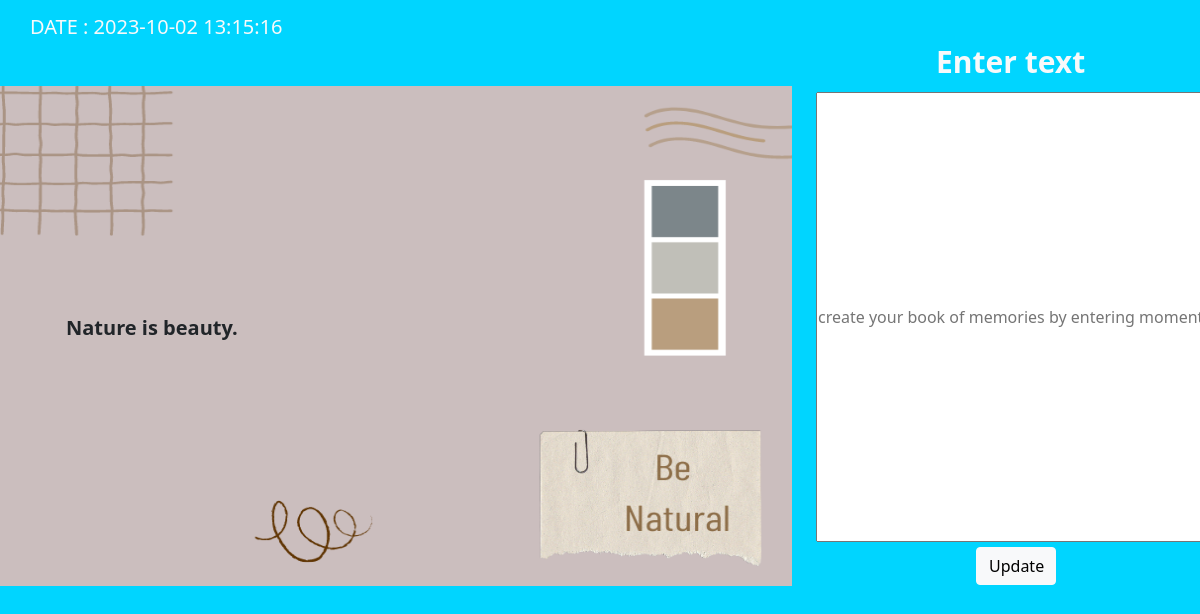
Screenshot of /template_view.php?product=1 (signed in) with the database file from the repository.
### tables this page shows
CREATE TABLE `text` (
  `id` int(11) NOT NULL,
  `user_id` int(255) NOT NULL,
  `desp` varchar(300) NOT NULL,
  `product_id` int(11) NOT NULL,
  `text_date` timestamp NOT NULL DEFAULT current_timestamp() ON UPDATE current_timestamp()
);

CREATE TABLE `templates` (
  `product_id` int(11) NOT NULL,
  `product_title` varchar(255) NOT NULL,
  `product_desc` varchar(255) NOT NULL,
  `product_keyword` varchar(255) NOT NULL,
  `category_id` int(11) NOT NULL,
  `product_image` varchar(255) NOT NULL,
  `dates` timestamp NOT NULL DEFAULT current_timestamp() ON UPDATE current_timestamp(),
  `status` varchar(255) NOT NULL
);

### template_view.php (the view, shortened to what this page needs)
<?php
include('./includes/db.php');
?>
<!DOCTYPE html>
<html lang="en">
<head>
    <link href="https://cdn.jsdelivr.net/npm/bootstrap@5.1.3/dist/css/bootstrap.min.css" rel="stylesheet"
>
    <link rel="stylesheet" href="https://cdnjs.cloudflare.com/ajax/libs/font-awesome/6.4.0/css/all.min.css"
 />
    <link rel="stylesheet" href="./style.css">
</head>
<body>
<h1 class='date text-light mb-0'>DATE : <?php
if(isset($_SESSION['username'])){
    $product_id=$_GET['product'];
    $name=$_SESSION['username'];
    $user_qry="SELECT * from user_table where user_name='$name'";
    $res_user_qry=mysqli_query($con,$user_qry);
    $user_data=mysqli_fetch_assoc($res_user_qry);
    $user_id=$user_data['user_id'];
    if($res_user_qry){
        $date_qry="SELECT * from text where user_id=$user_id and product_id=$product_id";
        $res_date_qry=mysqli_query($con,$date_qry);
        $text_data=mysqli_fetch_assoc($res_date_qry);
        if($text_data>0){
            $textdate=$text_data['text_date'];
            echo $textdate;
        }
        else{
            echo " ";
        }
    }
}
?></h1>
    <div class="row d-flex mt-0">
        <div class="one col-md-8 ">
            <?php
            if(isset($_GET['product'])){
                 $product_id=$_GET['product'];
                 $qry1="select * from templates where product_id=$product_id";
                 $res_qry1=mysqli_query($con,$qry1);
                 $row_data2=mysqli_fetch_assoc($res_qry1);
                 $image=$row_data2['product_image'];
                 if(isset($_SESSION['username'])){
                    $uname=$_SESSION['username'];
                    $user_qry="SELECT * from user_table where user_name='$uname'";
                    $res_user_qry=mysqli_query($con,$user_qry);
                    $user_data=mysqli_fetch_assoc($res_user_qry);
                    $user_id=$user_data['user_id'];
                    $qry="SELECT * from text where product_id=$product_id and user_id=$user_id";
                    $res_qry=mysqli_query($con,$qry);
                    $row_data1=mysqli_fetch_assoc($res_qry);
                    $num=mysqli_num_rows($res_qry);
                    if($num==1){
                        $data=$row_data1['desp'];
                       echo  "<img src='./images/$image' width='820px'
                        height='500px' alt=''>
                        <p class='data'>$data</p>";
                    }
                    else{
                        echo "<img src='./images/$image' width='800px'
                        height='500px' alt=''>";
                    }
                }
                else{
                    echo "<img src='./images/$image' width='800px'
                    height='500px' alt=''>";
                }
        }
            ?>
        </div>
        <div class="col-md-4">
            <form action="" method="post">
                <div class="form-outline">
                    <label for="text" class="text form-label text-light" >Enter text</label><br>
                    <input type="text" class="two form-input" id ="text" name="text"
                    placeholder="create your book of memories by entering moments...">
                </div>
                <div class="form-outline  m-auto w-100 d-flex mb-5">
                <?php
                    if(isset($_SESSION['username'])){
                        $uname=$_SESSION['username'];
                        $user_qry="SELECT * from user_table where user_name='$uname'";
                        $res_user_qry=mysqli_query($con,$user_qry);
                        $user_data=mysqli_fetch_assoc($res_user_qry);
                        $user_id=$user_data['user_id'];
                        $qry="SELECT * from text where product_id=$product_id and user_id=$user_id";
                        $res_qry=mysqli_query($con,$qry);
                        $num=mysqli_num_rows($res_qry);
                        if($num==0){
                            echo "<input type='submit' name='go' value='Go' style='margin-left:160px;width:80px;'
                            class='btn btn-light' required='required'>";
                        }
                        else{
                            echo "<input type='submit' name='update' value='Update' style='margin-left:160px;width:80px;'
                            class='btn btn-light' required='required'>";
                        }
                    }
                    else{
                            echo "<input type='submit' name='go' value='Go' style='margin-left:160px;width:80px;'
                            class='btn btn-light' required='required'>";
                    }
                ?>
        </div>
            </form>
        </div>
    </div>
</body>
</html>

### style.css (style rules this page uses)
* { padding:0; margin:0; box-sizing: border-box; }
.one { gap:100px; }

### template_view.php (style rules this page uses)
* { padding: 0px; margin:0; box-sizing: border-box; }
body { background: rgb(0, 213, 255); }
.one { background-repeat: no-repeat; background-size: cover; display:flex; justify-content:center; align-items:center; font-size:20px; }
.two { min-height: 450px; max-height: auto; width: 400px; margin-bottom:5px; }
label { font-size:30px; font-weight:bold; text-align:center; }
.data { position: absolute; margin-left:40px; width:700px; font-weight:bold; }
.text { margin-left:120px; }
.date { font-size:20px; margin-top:15px; margin-left:30px; }

### rows the page displays
text: text_date "2023-10-02 13:15:16", desp "Nature is beauty."
templates: product_image (picture)
